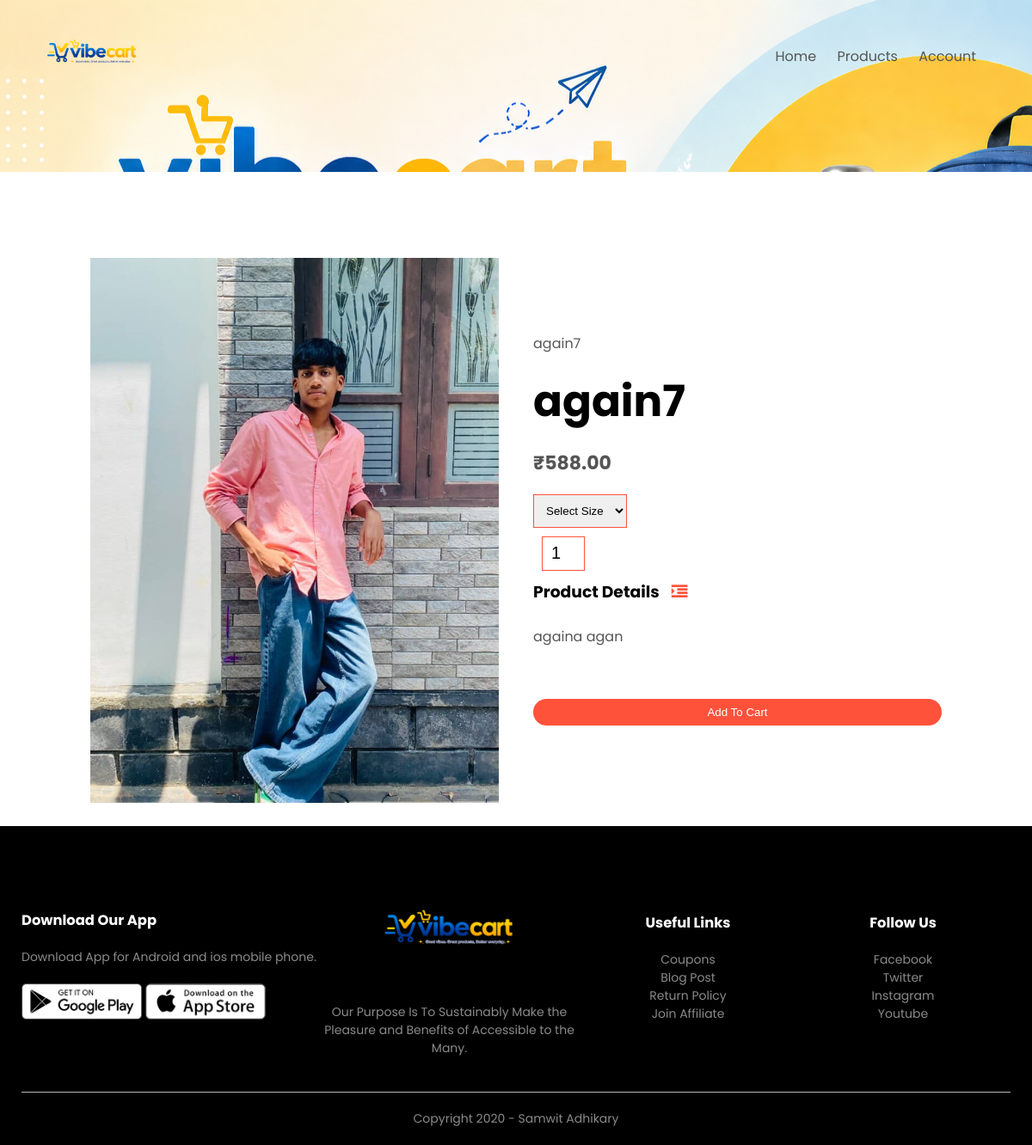
/product_detail/7, run on the app's committed database.
### product/models.py (models this page shows, shortened)
class Product(models.Model):
    LIVE=1
    DELETE=0
    DELETE_CHOICES=((LIVE,'Live'), (DELETE,'Delete'))
    title = models.CharField(max_length=255)
    price = models.FloatField()
    description = models.TextField()
    image = models.ImageField(upload_to='media/products/')
    small_image1 = models.ImageField(upload_to='products/%Y/%m/%d/', null=True, blank=True)
    small_image2 = models.ImageField(upload_to='products/%Y/%m/%d/', null=True, blank=True)
    small_image3 = models.ImageField(upload_to='products/%Y/%m/%d/', null=True, blank=True)
    priority = models.IntegerField(default=0)
    delete_status = models.IntegerField(choices=DELETE_CHOICES, default=LIVE)
    created_at = models.DateTimeField(auto_now_add=True)
    updated_at = models.DateTimeField(auto_now=True)

### product/views.py (the view)
# urls.py: path('product_detail/<pk>',views.detail_products,name='detail_product'),
def detail_products(request,pk):
    product = Product.objects.get(pk=pk)
    context={'product': product}
    if request.POST:
        print(request.POST)
    return render(request,'product_detail.html', context)

### templates/product_detail.html
{% extends 'blank_layout.html' %}
{% block content %}
{% include 'product_description.html' %}
{% endblock content %}

### templates/product_description.html (shortened to what this page needs)
{% load static %}
<div class="small-container single-product">
        <div class="row">
            <div class="col-2">
                <img src="   {{ product.image.url }}" width="100%" id="ProductImg">
            </div>
            <div class="col-2">
                <p>{{ product.title }}</p>
                <h1>{{ product.title }}</h1>
                <h4>₹{{ product.price|floatformat:2 }}</h4>
                <form method="post" action="{% url 'add_to_cart' %}" enctype="multipart/form-data">
                <select name="size" >
                    <option>Select Size</option>
                </select>
                <input type="number" name="quantity" value="1">
                <h3>Product Details <i class="fa fa-indent"></i></h3>
                <br>
                <p>{{ product.description }}</p>
                <br>
                <br>
                <button type="submit" class="btn">Add To Cart</button>
                </form>
            </div>
        </div>
    </div>

### static/css/style.css (style rules this page uses)
* { margin: 0; padding: 0; box-sizing: border-box; }
body { font-family: 'Poppins', sans-serif; }
p { color: #555; }
.row { display: flex; align-items: center; flex-wrap: wrap; justify-content: space-around; }
.col-2 { flex-basis: 50%; min-width: 300px; }
.col-2 img { max-width: 100%; padding: 50px 0; }
.col-2 h1 { font-size: 50px; line-height: 60px; margin: 25px 0; }
.btn { display: inline-block; background: #ff523b; color: white; padding: 8px 30px; margin: 30px 0; border-radius: 30px; transition: background 0.5s; }
.small-container { max-width: 1080px; margin: auto; padding-left: 25px; padding-right: 25px; }
h4 { color: #555; font-weight: normal; }
select { border: 1px solid #ff523b; padding: 5px; }
.single-product { margin-top: 80px; }
.single-product .col-2 img { padding: 0; }
.single-product .col-2 { padding: 20px; }
.single-product h4 { margin: 20px 0; font-size: 22px; font-weight: bold; }
.single-product select { display: block; padding: 10px; margin-top: 20px; }
.single-product input { width: 50px; height: 40px; padding-left: 10px; font-size: 20px; margin-left: 10px; border: 1px solid #ff523b; margin-right: 10px; }
.single-product .fa { color: #ff523b; margin-left: 10px; }
form input { width: 100%; height: 30px; margin: 10px 0; padding: 0 10px; border: 1px solid #ccc; }
form .btn { width: 100%; border: none; cursor: pointer; margin: 10px 0; }

### data on the page
Product: image (picture), title "again7", price "588.00", description "againa agan"
